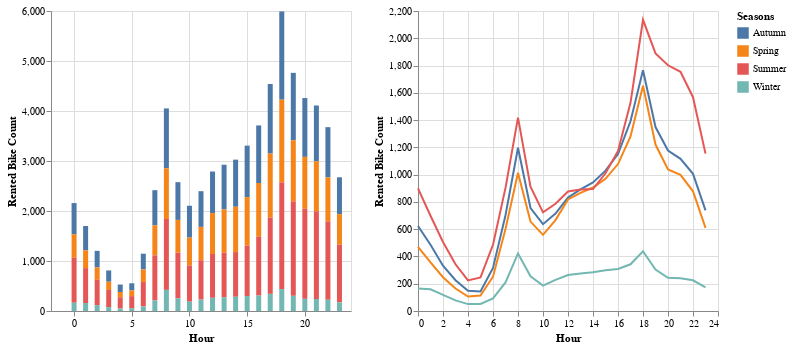

Notebook code cell kept with this figure:
### Code cell
hour_season_plot_1 = alt.Chart(hours_season_bike).mark_bar().encode(
    alt.X("Hour"),
    alt.Y("Rented Bike Count"),
    color = "Seasons"
)
hour_season_plot_2 = alt.Chart(hours_season_bike).mark_line().encode(
    alt.X("Hour"),
    alt.Y("Rented Bike Count"),
    color = "Seasons"
)
hour_season_plot_1 | hour_season_plot_2
